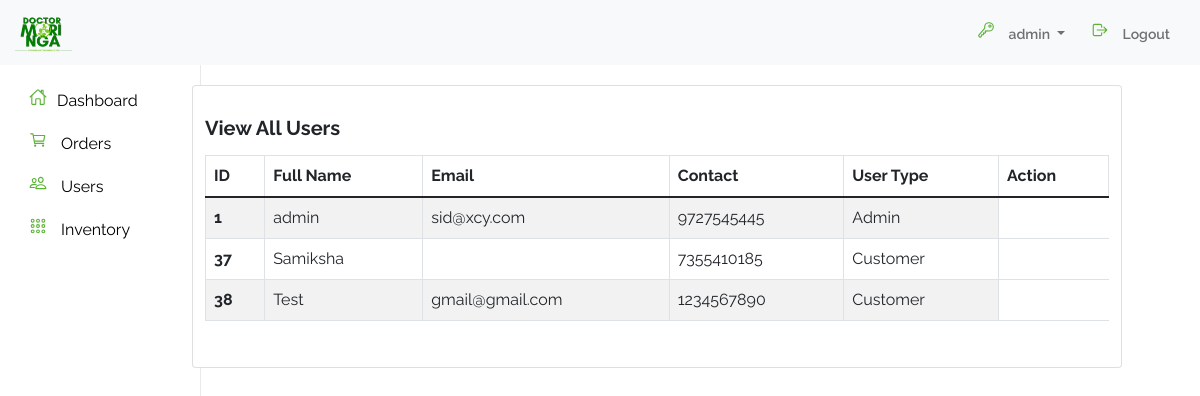
/admin/view-users.php (signed in), run on the app's committed database.
### tables this page shows
CREATE TABLE `user` (
  `user_id` int(11) NOT NULL,
  `user_name` varchar(100) NOT NULL,
  `user_password` varchar(100) NOT NULL,
  `user_contact` varchar(100) NOT NULL,
  `user_email` varchar(100) NOT NULL,
  `user_state` varchar(100) NOT NULL,
  `user_city` varchar(100) NOT NULL,
  `user_address` varchar(100) NOT NULL,
  `user_pincode` varchar(100) NOT NULL,
  `user_created_at` datetime NOT NULL DEFAULT current_timestamp(),
  `user_type` int(100) NOT NULL COMMENT '1=Admin, 2=Customer',
  `user_tnc` varchar(100) NOT NULL COMMENT '1=Accepted'
);

### admin/view-users.php (called while the page is built)
<?php include('includes/header.php') ?>
<?php include('includes/navbar.php') ?>
<?php include('includes/side-nav.php') ?>
<?php include('includes/users/view-user-table.php') ?>
<?php include('includes/footer.php') ?>

### admin/includes/users/view-user-table.php (the view)
<div class="container w-100 d-flex justify-content-center align-content-center">
    <div class="container col-md-10 card user-section">
        <h1>View All Users</h1>
        <table class="table table-striped table-bordered">
            <thead>
                <tr>
                    <th scope="col">ID</th>
                    <th scope="col">Full Name</th>
                    <th scope="col">Email</th>
                    <th scope="col">Contact</th>
                    <th scope="col">User Type</th>
                    <th scope="col">Action</th>
                </tr>
            </thead>
            <tbody>
                <?php
                include('includes/server/config.php');
                $query = "SELECT * FROM `user`";
                $get_users = mysqli_query($connection, $query);
                while ($row = mysqli_fetch_assoc($get_users)) {
                    $user_id = $row['user_id'];
                    $user_name = $row['user_name'];
                    $user_email = $row['user_email'];
                    $user_contact = $row['user_contact'];
                    $user_type = $row['user_type'];
                ?>
                <tr>
                    <th scope="row"><?php echo $user_id ?></th>
                    <td><?php echo $user_name ?></td>
                    <td><?php echo $user_email ?></td>
                    <td><?php echo $user_contact ?></td>
                    <td><?php
                            if ($user_type == "1") {
                                echo 'Admin';
                            } elseif ($user_type == "2") {
                                echo 'Customer';
                            }
                            ?></td>
                </tr>
                <?php
                }
                ?>
            </tbody>
        </table>
    </div>
</div>

### admin/assets/css/style.css (style rules this page uses)
* { font-family: "Raleway", sans-serif; }
.user-section { margin-top: 20px; margin-left: 150px !important; }
.user-section h1 { font-size: 20px; font-weight: bold; margin-bottom: 15px; }
.card { padding: 30px; }
.table { padding: 20px; }

### data on the page
user: user_id "1", user_name "admin", user_email "sid@xcy.com", user_contact "9727545445", user_type "Admin"
user: user_id "37", user_name "Samiksha", user_contact "7355410185", user_type "Customer"
user: user_id "38", user_name "Test", user_email "gmail@gmail.com", user_contact "1234567890", user_type "Customer"

### other printed values
$_SESSION["user_name"] "admin"
